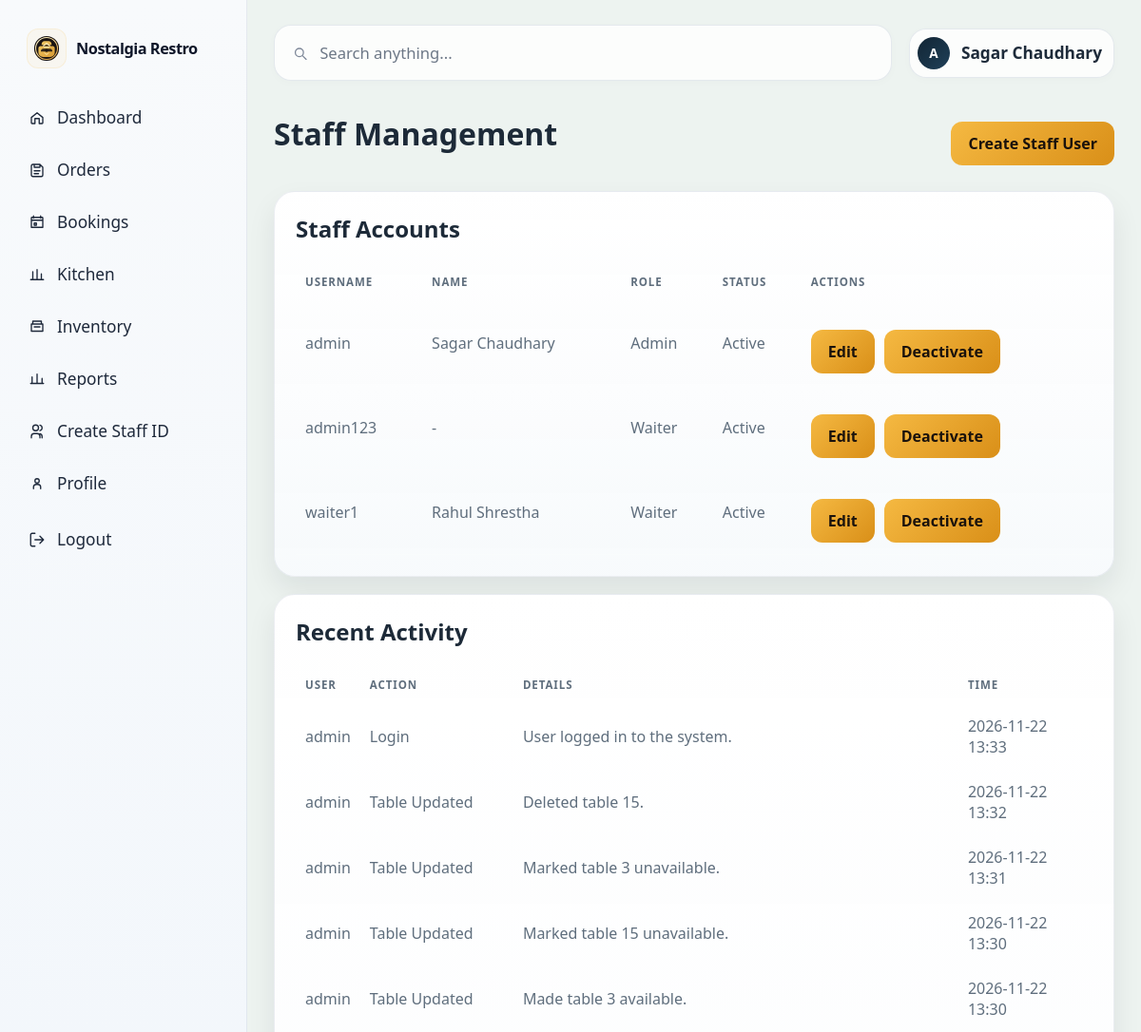
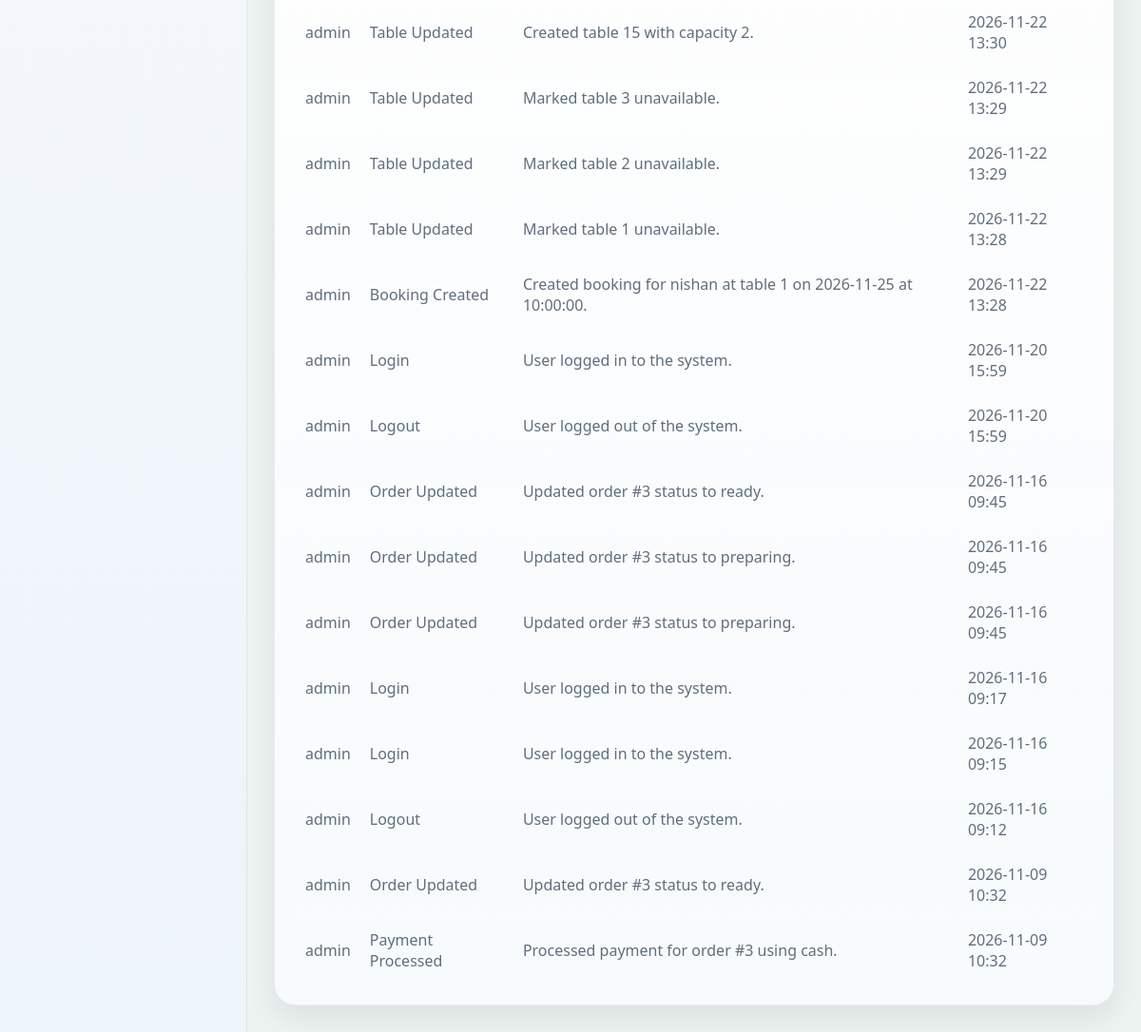
The page /staff/ (signed in) on the database its author committed (2 pictures, top to bottom).
### restaurant/models.py (models this page shows, shortened)
class CustomUser(AbstractUser):
    ROLE_CHOICES = [
        ("admin", "Admin"),
        ("manager", "Manager"),
        ("waiter", "Waiter"),
        ("cashier", "Cashier"),
        ("kitchen_staff", "Kitchen Staff"),
        ("inventory_staff", "Inventory Staff"),
    ]
    role = models.CharField(max_length=30, choices=ROLE_CHOICES, default="waiter")
    phone_number = models.CharField(max_length=20, blank=True, default="")
    profile_picture = models.ImageField(upload_to="profile_pictures/", blank=True)

class ActivityLog(models.Model):
    ACTION_CHOICES = [
        ("login", "Login"),
        ("logout", "Logout"),
        ("password_reset", "Password Reset"),
        ("profile_updated", "Profile Updated"),
        ("created_user", "Created User"),
        ("updated_user", "Updated User"),
        ("deactivated_user", "Deactivated User"),
        ("activated_user", "Activated User"),
        ("order_created", "Order Created"),
        ("order_updated", "Order Updated"),
        ("payment_processed", "Payment Processed"),
        ("booking_created", "Booking Created"),
        ("booking_updated", "Booking Updated"),
        ("booking_cancelled", "Booking Cancelled"),
        ("table_updated", "Table Updated"),
    ]
    user = models.ForeignKey(CustomUser, on_delete=models.SET_NULL, null=True, blank=True, related_name="activity_logs")
    action = models.CharField(max_length=40, choices=ACTION_CHOICES, default="login")
    details = models.TextField(blank=True)
    target_model = models.CharField(max_length=100, blank=True, default="")
    target_id = models.PositiveIntegerField(null=True, blank=True)
    ip_address = models.GenericIPAddressField(null=True, blank=True)
    created_at = models.DateTimeField(default=timezone.now)
    class Meta:
        ordering = ["-created_at"]

### restaurant/views.py (the view)
        def wrapped_view(request, *args, **kwargs):
            if not request.user.is_authenticated:
                return redirect("login")
            if not request.user.is_active:
                return redirect("login")
            if roles and request.user.role not in roles:
                messages.warning(request, "You do not have permission to access that page.")
                return redirect("dashboard")
            return view_func(request, *args, **kwargs)

### restaurant/views.py (called while the page is built)
def role_required(*roles):
    def decorator(view_func):
        def wrapped_view(request, *args, **kwargs):
            if not request.user.is_authenticated:
                return redirect("login")
            if not request.user.is_active:
                return redirect("login")
            if roles and request.user.role not in roles:
                messages.warning(request, "You do not have permission to access that page.")
                return redirect("dashboard")
            return view_func(request, *args, **kwargs)
        return wrapped_view
    return decorator

@login_required
@role_required("admin", "manager")
def staff_management(request):
    staff_members = CustomUser.objects.all().order_by("username")
    activity_log = ActivityLog.objects.select_related("user").order_by("-created_at")[:20]
    return render(
        request,
        "restaurant/staff_management.html",
        {"staff_members": staff_members, "activity_log": activity_log},
    )

### restaurant/templates/restaurant/staff_management.html (shortened to what this page needs)
{% extends 'restaurant/base.html' %}
{% block content %}
  <div style="display: flex; justify-content: space-between; align-items: center; gap: 12px; flex-wrap: wrap; margin-bottom: 12px;">
    <h1>Staff Management</h1>
    <a href="{% url 'staff_create' %}"><button type="button">Create Staff User</button></a>
  </div>
  <div class="section">
    <h2>Staff Accounts</h2>
    <table class="table">
      <thead>
        <tr>
          <th>Username</th>
          <th>Name</th>
          <th>Role</th>
          <th>Status</th>
          <th>Actions</th>
        </tr>
      </thead>
      <tbody>
        {% for staff in staff_members %}
          <tr>
            <td>{{ staff.username }}</td>
            <td>{{ staff.get_full_name|default:'-' }}</td>
            <td>{{ staff.get_role_display }}</td>
            <td>{% if staff.is_active %}Active{% else %}Inactive{% endif %}</td>
            <td>
              <div class="inline-buttons">
                <a href="{% url 'staff_update' staff.pk %}"><button type="button">Edit</button></a>
                <form method="post" action="{% url 'staff_toggle_active' staff.pk %}">
                  <button type="submit">{% if staff.is_active %}Deactivate{% else %}Activate{% endif %}</button>
                </form>
              </div>
            </td>
          </tr>
        {% empty %}
          <tr>
            <td colspan="5" class="muted">No staff members yet.</td>
          </tr>
        {% endfor %}
      </tbody>
    </table>
  </div>
  <div class="section">
    <h2>Recent Activity</h2>
    <table class="table">
      <thead>
        <tr>
          <th>User</th>
          <th>Action</th>
          <th>Details</th>
          <th>Time</th>
        </tr>
      </thead>
      <tbody>
        {% for entry in activity_log %}
          <tr>
            <td>{{ entry.user.username|default:'System' }}</td>
            <td>{{ entry.get_action_display }}</td>
            <td>{{ entry.details }}</td>
            <td>{{ entry.created_at|date:'Y-m-d H:i' }}</td>
          </tr>
        {% empty %}
          <tr>
            <td colspan="4" class="muted">No activity recorded yet.</td>
          </tr>
        {% endfor %}
      </tbody>
    </table>
  </div>
{% endblock %}

### restaurant/templates/restaurant/base.html (shortened to what this page needs)
{% load static %}
<!DOCTYPE html>
<html lang="en">
  <head>
    <link rel="stylesheet" href="{% static 'restaurant/styles.css' %}" />
  </head>
  <body class="{% if user.is_authenticated %}dashboard-shell{% endif %}{% block body_attrs %}{% endblock %}">
    <div class="app-shell">
      {% if user.is_authenticated %}
        <aside class="dashboard-sidebar">
          <div class="sidebar-brand">
            <div class="brand-mark">
              <img src="{% static 'restaurant/logo.svg' %}" alt="Nostalgia Restaurant logo" />
            </div>
            <div class="brand-name">Nostalgia Restro</div>
          </div>
          <nav class="sidebar-nav" aria-label="Sidebar navigation">
            <a class="nav-item {% if request.path == '/' or request.path == '/dashboard/' %}active{% endif %}" href="{% url 'dashboard' %}"><span class="icon-wrap"><svg viewBox="0 0 24 24" aria-hidden="true"><path d="M4 11.5L12 5l8 6.5V19a1 1 0 0 1-1 1h-4v-7H9v7H5a1 1 0 0 1-1-1v-7.5Z"/></svg></span>Dashboard</a>
            <a class="nav-item {% if request.path == '/orders/' %}active{% endif %}" href="{% url 'orders' %}"><span class="icon-wrap"><svg viewBox="0 0 24 24" aria-hidden="true"><path d="M8 4h8l4 4v11a2 2 0 0 1-2 2H6a2 2 0 0 1-2-2V6a2 2 0 0 1 2-2h2Zm0 0v4h8V4M8 13h8M8 17h6"/></svg></span>Orders</a>
            <a class="nav-item {% if request.path == '/bookings/' %}active{% endif %}" href="{% url 'bookings' %}"><span class="icon-wrap"><svg viewBox="0 0 24 24" aria-hidden="true"><path d="M7 3v3m10-3v3M4 9h16M5 5h14a1 1 0 0 1 1 1v13H4V6a1 1 0 0 1 1-1Zm3 8h3v3H8z"/></svg></span>Bookings</a>
            <a class="nav-item {% if request.path == '/kitchen/' %}active{% endif %}" href="{% url 'kitchen' %}"><span class="icon-wrap"><svg viewBox="0 0 24 24" aria-hidden="true"><path d="M6 19V8m6 11V5m6 14v-8M3 19h18"/></svg></span>Kitchen</a>
            <a class="nav-item {% if request.path == '/inventory/' %}active{% endif %}" href="{% url 'inventory' %}"><span class="icon-wrap"><svg viewBox="0 0 24 24" aria-hidden="true"><path d="M4 8h16v10H4zm2-4h12v4H6zM8 12h8"/></svg></span>Inventory</a>
            <a class="nav-item {% if request.path == '/reports/' %}active{% endif %}" href="{% url 'reports' %}"><span class="icon-wrap"><svg viewBox="0 0 24 24" aria-hidden="true"><path d="M5 18V9m7 9V5m7 13v-7M3 18h18"/></svg></span>Reports</a>
            <a class="nav-item {% if request.path == '/staff/create/' %}active{% endif %}" href="{% url 'staff_create' %}"><span class="icon-wrap"><svg viewBox="0 0 24 24" aria-hidden="true"><path d="M16 21v-2a4 4 0 0 0-4-4H8a4 4 0 0 0-4 4v2M10 11a4 4 0 1 0 0-8 4 4 0 0 0 0 8Zm9 10v-2a4 4 0 0 0-3-3.87M16 3.13a4 4 0 0 1 0 7.75"/></svg></span>Create Staff ID</a>
            <a class="nav-item {% if request.path == '/profile/' %}active{% endif %}" href="{% url 'profile' %}"><span class="icon-wrap"><svg viewBox="0 0 24 24" aria-hidden="true"><path d="M7 19v-2a4 4 0 0 1 4-4h2a4 4 0 0 1 4 4v2M12 11a3 3 0 1 0 0-6 3 3 0 0 0 0 6Z"/></svg></span>Profile</a>
            <form method="post" action="{% url 'logout' %}" class="sidebar-logout-form">
              <button type="submit" class="nav-item nav-item-button"><span class="icon-wrap"><svg viewBox="0 0 24 24" aria-hidden="true"><path d="M9 21H5a2 2 0 0 1-2-2V5a2 2 0 0 1 2-2h4M16 17l5-5-5-5M21 12H9"/></svg></span>Logout</button>
            </form>
          </nav>
        </aside>
      {% endif %}
      <div class="dashboard-main-panel">
        {% if user.is_authenticated %}
          <header class="dashboard-header">
            <form class="search-strip" role="search" method="get" action="{% url 'dashboard' %}">
              <svg viewBox="0 0 24 24" aria-hidden="true"><circle cx="11" cy="11" r="6"/><path d="M16 16l5 5"/></svg>
              <input type="search" name="q" value="{{ request.GET.q|default:'' }}" placeholder="Search anything..." aria-label="Search dashboard" />
            </form>
            <div class="profile-pill">
              <div class="profile-avatar">
                {% if user.profile_picture %}
                  <img src="{{ user.profile_picture.url }}" alt="{{ user.get_full_name|default:user.username }}" />
                {% else %}
                  {{ user.username|first|upper|default:'A' }}
                {% endif %}
              </div>
              <div class="profile-copy"><span class="role-label">{{ user.get_full_name|default:user.username }}</span></div>
            </div>
          </header>
        {% endif %}
        <main class="{% if user.is_authenticated %}dashboard-body{% else %}container{% endif %}">
          <div class="page-frame">
            {% block content %}{% endblock %}
          </div>
        </main>
      </div>
    </div>
  </body>
</html>

### rows shown on the page
CustomUser: username|first "A", get_full_name "Sagar Chaudhary", username "admin", role "Admin", is_active "Active"
CustomUser: username "admin123", get_full_name "-", role "Waiter", is_active "Active"
CustomUser: username "waiter1", get_full_name "Rahul Shrestha", role "Waiter", is_active "Active"
ActivityLog: user.username "admin", action "Login", details "User logged in to the system.", created_at "2026-11-22 13:33"
ActivityLog: user.username "admin", action "Table Updated", details "Deleted table 15.", created_at "2026-11-22 13:32"
ActivityLog: user.username "admin", action "Table Updated", details "Marked table 3 unavailable.", created_at "2026-11-22 13:31"
ActivityLog: user.username "admin", action "Table Updated", details "Marked table 15 unavailable.", created_at "2026-11-22 13:30"
ActivityLog: user.username "admin", action "Table Updated", details "Made table 3 available.", created_at "2026-11-22 13:30"
ActivityLog: user.username "admin", action "Table Updated", details "Created table 15 with capacity 2.", created_at "2026-11-22 13:30"
ActivityLog: user.username "admin", action "Table Updated", details "Marked table 3 unavailable.", created_at "2026-11-22 13:29"
ActivityLog: user.username "admin", action "Table Updated", details "Marked table 2 unavailable.", created_at "2026-11-22 13:29"
ActivityLog: user.username "admin", action "Table Updated", details "Marked table 1 unavailable.", created_at "2026-11-22 13:28"
ActivityLog: user.username "admin", action "Booking Created", details "Created booking for nishan at table 1 on 2026-11-25 at 10:00:00.", created_at "2026-11-22 13:28"
ActivityLog: user.username "admin", action "Login", details "User logged in to the system.", created_at "2026-11-20 15:59"
ActivityLog: user.username "admin", action "Logout", details "User logged out of the system.", created_at "2026-11-20 15:59"
ActivityLog: user.username "admin", action "Order Updated", details "Updated order #3 status to ready.", created_at "2026-11-16 09:45"
ActivityLog: user.username "admin", action "Order Updated", details "Updated order #3 status to preparing.", created_at "2026-11-16 09:45"
ActivityLog: user.username "admin", action "Order Updated", details "Updated order #3 status to preparing.", created_at "2026-11-16 09:45"
ActivityLog: user.username "admin", action "Login", details "User logged in to the system.", created_at "2026-11-16 09:17"
ActivityLog: user.username "admin", action "Login", details "User logged in to the system.", created_at "2026-11-16 09:15"
ActivityLog: user.username "admin", action "Logout", details "User logged out of the system.", created_at "2026-11-16 09:12"
ActivityLog: user.username "admin", action "Order Updated", details "Updated order #3 status to ready.", created_at "2026-11-09 10:32"
ActivityLog: user.username "admin", action "Payment Processed", details "Processed payment for order #3 using cash.", created_at "2026-11-09 10:32"
